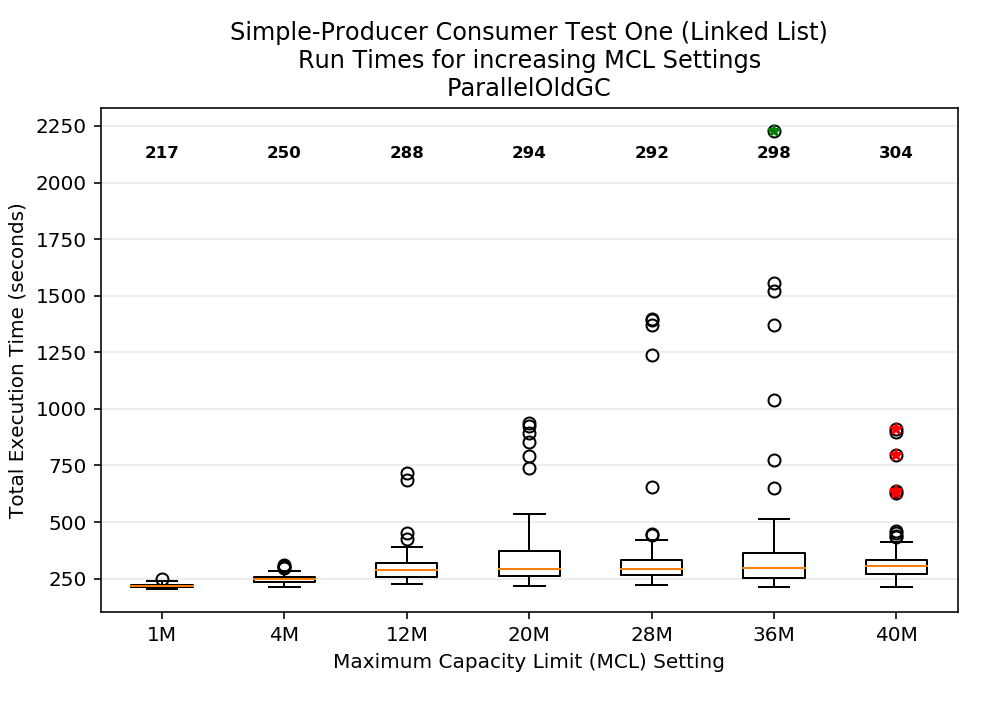

Here is the Python script that generated this plot:
import matplotlib
matplotlib.use('Agg')

import json

import pandas as pd
import matplotlib.pyplot as plt
import pylab
import numpy as np

#
# generates boxplot for "Breaking Java Badly" article series
#
#		- part one figure two
#		- presents PC Test One (LL) Parallel Old data set
#
# some code fragments taken from matplotlib example boxplot code
#

def label_point(x, y, val, ax):
	a = pd.concat({'x': x, 'y': y, 'val': val}, axis=1)
	for i, point in a.iterrows():
		ax.text(point['x'], point['y'], str(point['val']))

with open('r4_ll_pogc.json', 'r') as myfile:
    data=myfile.read()

data_obj = json.loads(data)

print(len(data_obj))
for d in data_obj:
	print(len(d))

fig,ax = pylab.subplots(figsize=(7, 5))
fig.subplots_adjust(left=0.1, right=0.95, top=0.85, bottom=0.15)

# Creating plot
bp = ax.boxplot(data_obj)
ax.set_xticklabels(["1M", "4M", "12M",
						"20M", "28M", "36M", "40M"])

ax.yaxis.grid(True, linestyle='-', which='major', color='lightgrey',
               alpha=0.5)
ax.set(
    axisbelow=True,  # Hide the grid behind plot objects
    title=('Simple-Producer Consumer Test One (Linked List)\n'
    		'Run Times for increasing MCL Settings\n'
    		'ParallelOldGC'),
    xlabel='Maximum Capacity Limit (MCL) Setting',
    ylabel='Total Execution Time (seconds)',
)

num_boxes = len(bp['medians'])
medians = np.empty(num_boxes)
print(len(bp['medians']))
for i in range(num_boxes):
	print(i+1, len(bp['fliers'][i]._y), bp['fliers'][i]._y)
	med = bp['medians'][i]
	median_x = []
	median_y = []
	for j in range(2):
		median_x.append(med.get_xdata()[j])
		median_y.append(med.get_ydata()[j])
	medians[i] = median_y[0]

pos = np.arange(num_boxes) + 1
upper_labels = [str(int(round(s, 0))) for s in medians]
weights = ['bold', 'semibold']
for tick, label in zip(range(num_boxes), ax.get_xticklabels()):
	k = tick % 2
	ax.text(pos[tick], .90, upper_labels[tick],
		transform=ax.get_xaxis_transform(),
		horizontalalignment='center', size='small',
		weight=weights[k])

# mark OOMs and single longest run (see test battery results file)
ax.plot(7, 795, marker='*', color='red')
ax.plot(7, 639, marker='*', color='red')
ax.plot(7, 630, marker='*', color='red')
ax.plot(7, 912, marker='*', color='red')

ax.plot(6, 2228, marker='*', color='green')

plt.show()

plt.savefig('p1_f2.png', format='png', dpi=144)